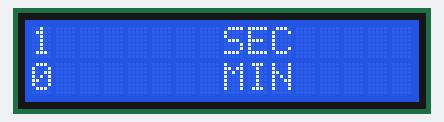
Recording of a sketch running on a simulated Arduino Uno, built with avr-gcc and run on an emulated ATmega328P. Parts: 16×2 character LCD.

Above: at 0.1 s.
At 4.2 s:
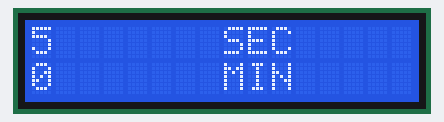
At 9.3 s:
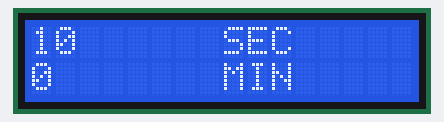
At 19.4 s:
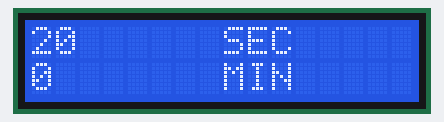
At 28.5 s:
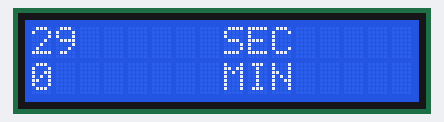
At 38.7 s:
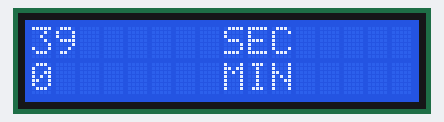

The sketch:

esp8266_LCD_Time_Counter_ADV.ino
```cpp
/*********
 By Alexandros Panagiotakopoulos
*********/

#include <LiquidCrystal_I2C.h>


// set the LCD number of columns and rows
int time_count_second=0; //Declaring a time counter for each second
int minutes_elapsed=0; //Declaring minutes elapsed
int lcdColumns = 16;
int lcdRows = 2;

// set LCD address, number of columns and rows
// if you don't know your display address, run an I2C scanner sketch
LiquidCrystal_I2C lcd(0x27, lcdColumns, lcdRows);

void setup(){
  // initialize LCD
  lcd.init();
  // turn on LCD backlight
  lcd.backlight();
}

void loop(){
  lcd.clear();
  //random number generator
   time_count_second++; //adding each second on the time counter

  // set cursor to first column, first row
  lcd.setCursor(0, 0);
  // print message
  lcd.print(time_count_second);

  lcd.setCursor(8,0); //display "SEC" message which translates to "seconds elapsed"
  lcd.print("SEC");


  // clears the display to print new message
  if(time_count_second==60){
    time_count_second=0; //reset the second counter
    minutes_elapsed++;  //increase the minute elapsed by +1 , 60 seconds = 1 minute
    }
  lcd.setCursor(0,1);
  lcd.print(minutes_elapsed);

  lcd.setCursor(8,1); //display "MIN" message which translates to "minutes elapsed"
  lcd.print("MIN");
  delay(1000); //delay 1 second
}
```

Measured:
- what the display in image 1 shows lasts 1.0 s, from 4.1 s to 5.1 s
